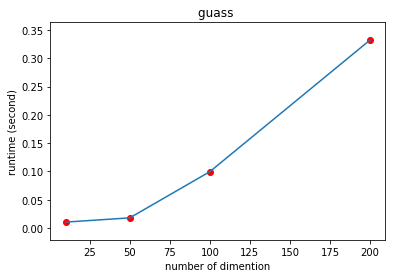

This chart was generated by the following Python code:

# coding: utf-8

# In[2]:


import numpy as np
import time
import matplotlib.pyplot as plt  


# In[3]:



_x = np.full([2,2],1)
_x[1,:] = _x[1,:]+1
_x[1,:] -= 3

np.sum(x for x in range(100))
print(list(range(100,-1,-1)))


# In[4]:


def find_nearest_none_zero(mat,x_index,y_index):
    for y in range(y_index,mat.shape[1]):
        if(mat[x_index][y]!=0):
            return y
    return False


# In[5]:


def guass_decrease_variable(mat,ans):
    mat = np.asarray(mat,dtype=float)
    ans = np.asarray(ans,dtype=float)
    if(len(mat.shape)!=2):
        print("wrong dimention")
        return
    else:
        if(mat.shape[0]!=mat.shape[1]):
            print("the x dimention doesnt equal to the y dimention")
            return
        else:
            #print(mat)
            for x in range(mat.shape[0]-1):
                if(mat[x][x]==0):
                        y_none_zero = find_nearest_none_zero(mat,x,x)
                        if(y_none_zero == False):
                            print('wrong det(mat)=0')
                            return False
                        (mat[:,x],mat[:,y_none_zero]) = (mat[:,y_none_zero],mat[:,x])
                        (ans[x],ans[y_none_zero]) = (ans[y_none_zero],ans[x])
                for y in range(x+1,mat.shape[1]):
                    #if(mat[x][y]==0):
                    cover = mat[y][x] / mat[x][x]
                    #print(cover+99)
                    #print(cover)
                    mat[:][y] -= cover * mat[:][x]
                    #mat[x][y] = 0
                    ans[y] -= cover * ans[x]
                #print(mat[x,:])
            result = np.zeros(mat.shape[0])
            #print(result)
            #print(mat)
            #print(mat[1][0]+100)
            for y in range(mat.shape[0]-1,-1,-1):    
                result[y] = (ans[y] - np.sum((result[n]*mat[y][n]
                                              for n in range(y+1,len(result))))) / mat[y][y]
                #print(result)
                #print(result)
            return result


# In[7]:


if __name__ == '__main__':
    y_array = []
    x_array = [10,50,100,200]
    for x in (10,50,100,200):
        time_start = time.time()
        while(1):
            mat = np.random.normal(size=(x,x))
            ans = np.random.normal(size=(x))
            #mat = np.asarray([1,3,2,1]).reshape(2,-1)
            #ans = np.arange(2)
            result = guass_decrease_variable(mat,ans)
            if(not isinstance(result,bool)):
                #print
                res = result.reshape(-1,1).sort(axis=1)
                print(sorted(result))
                print(sorted(np.linalg.solve(mat,ans)))
                time_end = time.time()
                y_array.append(time_end-time_start)
                #print(time_start-time_end)
                break
    plt.scatter(x_array,y_array,color='red')
    plt.title('guass ')
    plt.ylabel('runtime (second)')
    plt.xlabel('number of dimention')
    plt.plot(x_array,y_array)
    '''
    mat = np.asarray([1,0,0,1],dtype=np.float).reshape(2,-1)
    ans = np.asarray([1,2],dtype=np.float)
    print(sorted(np.linalg.solve(mat,ans)))
    print(guass_decrease_variable(mat,ans))
    '''
